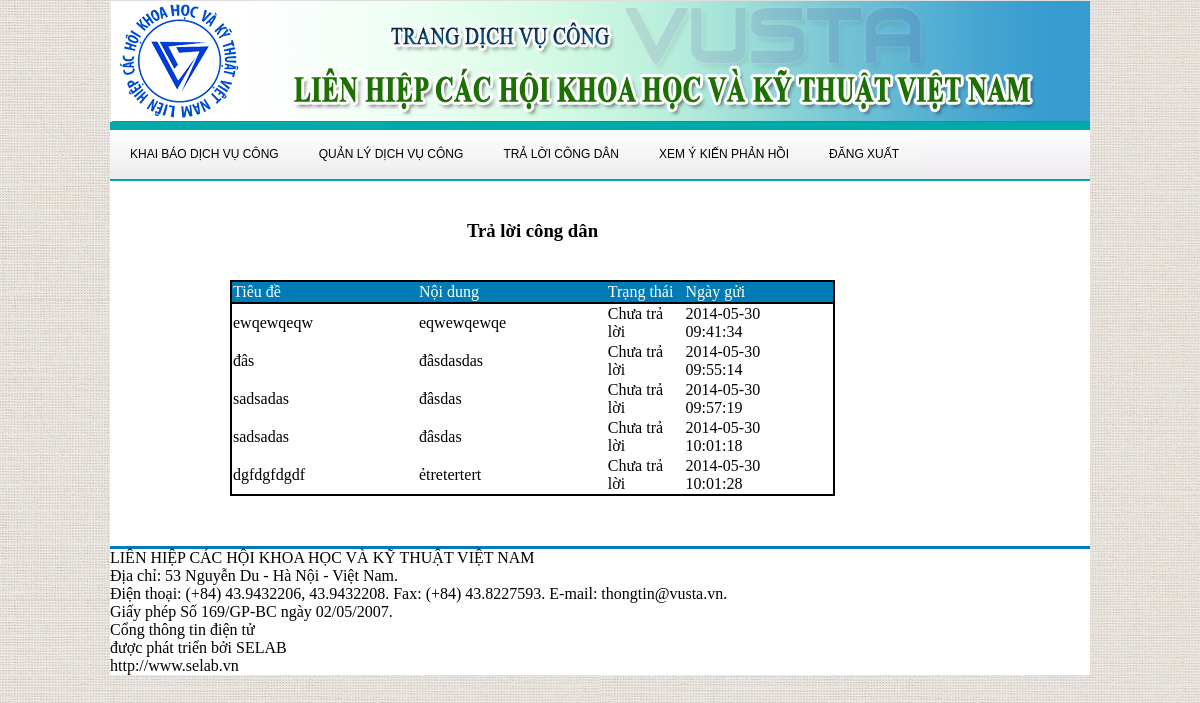
The app's page /index.php?action=staff/answer (signed in) with its own data.
### tables this page shows
CREATE TABLE `hoi_dap` (
  `Id_hoi_dap` int(11) NOT NULL AUTO_INCREMENT,
  `tieu_de` text NOT NULL,
  `noi_dung` text NOT NULL,
  `trang_thai` int(11) NOT NULL,
  `ngay_gui` datetime NOT NULL,
  `Id_don_vi_quan_ly` int(11) NOT NULL,
  `tra_loi` text,
  PRIMARY KEY (`Id_hoi_dap`),
  KEY `fk_hoi_dap_don_vi_quan_ly1_idx` (`Id_don_vi_quan_ly`),
  CONSTRAINT `fk_hoi_dap_don_vi_quan_ly1` FOREIGN KEY (`Id_don_vi_quan_ly`) REFERENCES `don_vi_quan_ly` (`Id_don_vi_quan_ly`) ON DELETE NO ACTION ON UPDATE NO ACTION
);

### system/site.php (called while the page is built, shortened)
<?php
function load_header(){
    require ('site/view/header.php');
}
function load_footer(){
    require ('site/view/footer.php');
}
function load_content($content){
    require ('site/view/content/'.$content.'.php');
}
?>

### site/controller/staff/answer.php (called while the page is built, shortened)
<?php
require ('system/site.php');
load_content('staff/answer');
?>

### site/model/staff/answer.php (called while the page is built, shortened)
<?php
require SYSPATH.('database.php');
function get_list_question() {
    $sql = "select * from hoi_dap";
    return db_select_list($sql);
}

### system/database.php (called while the page is built, shortened)
<?php
$conn = null;
function db_select_list($sql){
    global $conn;
    $result = mysql_query($sql,$conn);
    $list = array();
    while ($row = mysql_fetch_array($result,MYSQL_ASSOC)) {
        $list[] = $row;
    }
    return $list;
}

### site/view/content/staff/answer.php (the view, shortened to what this page needs)
<?php
require ('site/model/staff/answer.php');
$result = get_list_question();
?>
<div id="content" style="margin-left: 100px">
    <h3 style="text-align: center">Trả lời công dân</h3>
    <div style="height: 20px"></div>
    <table class="table">
        <tr class="table-head">
            <td style="width: 250px">Tiêu đề</td>
            <td style="width: 250px">Nội dung</td>
            <td style="width: 100px">Trạng thái</td>
            <td style="width: 100px">Ngày gửi</td>
            <td style="width: 100px"></td>
        </tr>
        <tbody>
            <?php
                foreach($result as $item){
            ?>
            <tr>
                <td><?php echo $item['tieu_de']; ?></a></td>
                <td><?php echo $item['noi_dung']; ?></a></td>
                <td><?php
                    switch ($item['trang_thai']){
                        case 0:
                            echo "Chưa trả lời";
                            break;
                    }
                        ?></td>
                <td><?php echo $item['ngay_gui']; ?></td>
                <td><?php
                        ?></td>
                </tr>
            <?php }?>
        </tbody>
    </table>
</div>

### public/css/style.css (style rules this page uses)
body { margin:0px; padding:0px; background-image: url('../images/background.jpg'); }
#content { display:inline; float:left; width:605px; padding:20px; }
.table { text-align: left; border:2px solid black; border-collapse: collapse; }
.table-head { border-bottom: 2px solid black; background: #007bb6; color: white; }

### records on screen
hoi_dap: tieu_de "ewqewqeqw", noi_dung "eqwewqewqe", trang_thai "Chưa trả lời", ngay_gui "2014-05-30 09:41:34"
hoi_dap: tieu_de "đâs", noi_dung "đâsdasdas", trang_thai "Chưa trả lời", ngay_gui "2014-05-30 09:55:14"
hoi_dap: tieu_de "sadsadas", noi_dung "đâsdas", trang_thai "Chưa trả lời", ngay_gui "2014-05-30 09:57:19"
hoi_dap: tieu_de "sadsadas", noi_dung "đâsdas", trang_thai "Chưa trả lời", ngay_gui "2014-05-30 10:01:18"
hoi_dap: tieu_de "dgfdgfdgdf", noi_dung "ẻtretertert", trang_thai "Chưa trả lời", ngay_gui "2014-05-30 10:01:28"
